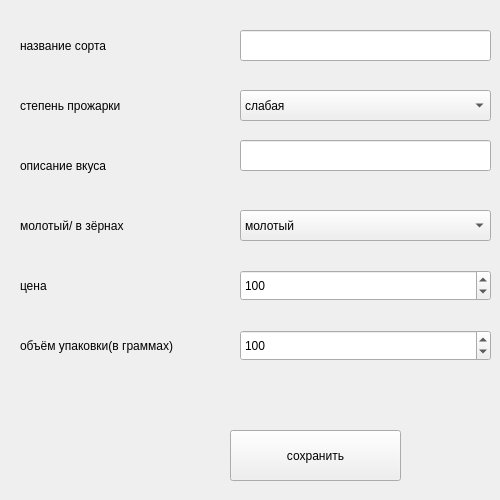
<?xml version="1.0" encoding="UTF-8"?>
<ui version="4.0">
 <class>Form</class>
 <widget class="QWidget" name="Form">
  <property name="geometry">
   <rect>
    <x>0</x>
    <y>0</y>
    <width>500</width>
    <height>500</height>
   </rect>
  </property>
  <property name="windowTitle">
   <string>Form</string>
  </property>
  <widget class="QLineEdit" name="name">
   <property name="geometry">
    <rect>
     <x>240</x>
     <y>30</y>
     <width>251</width>
     <height>31</height>
    </rect>
   </property>
  </widget>
  <widget class="QLabel" name="label_1">
   <property name="geometry">
    <rect>
     <x>20</x>
     <y>30</y>
     <width>181</width>
     <height>31</height>
    </rect>
   </property>
   <property name="text">
    <string>название сорта</string>
   </property>
  </widget>
  <widget class="QLabel" name="label_2">
   <property name="geometry">
    <rect>
     <x>20</x>
     <y>90</y>
     <width>181</width>
     <height>31</height>
    </rect>
   </property>
   <property name="text">
    <string>степень прожарки</string>
   </property>
  </widget>
  <widget class="QLabel" name="label_3">
   <property name="geometry">
    <rect>
     <x>20</x>
     <y>150</y>
     <width>181</width>
     <height>31</height>
    </rect>
   </property>
   <property name="text">
    <string>описание вкуса</string>
   </property>
  </widget>
  <widget class="QLabel" name="label_4">
   <property name="geometry">
    <rect>
     <x>20</x>
     <y>210</y>
     <width>181</width>
     <height>31</height>
    </rect>
   </property>
   <property name="text">
    <string>молотый/ в зёрнах</string>
   </property>
  </widget>
  <widget class="QLabel" name="label_5">
   <property name="geometry">
    <rect>
     <x>20</x>
     <y>270</y>
     <width>181</width>
     <height>31</height>
    </rect>
   </property>
   <property name="text">
    <string>цена</string>
   </property>
  </widget>
  <widget class="QLabel" name="label_6">
   <property name="geometry">
    <rect>
     <x>20</x>
     <y>330</y>
     <width>221</width>
     <height>31</height>
    </rect>
   </property>
   <property name="text">
    <string>объём упаковки(в граммах)</string>
   </property>
  </widget>
  <widget class="QLineEdit" name="text">
   <property name="geometry">
    <rect>
     <x>240</x>
     <y>140</y>
     <width>251</width>
     <height>31</height>
    </rect>
   </property>
  </widget>
  <widget class="QPushButton" name="pushButton">
   <property name="geometry">
    <rect>
     <x>230</x>
     <y>430</y>
     <width>171</width>
     <height>51</height>
    </rect>
   </property>
   <property name="text">
    <string>сохранить</string>
   </property>
  </widget>
  <widget class="QComboBox" name="degree">
   <property name="geometry">
    <rect>
     <x>240</x>
     <y>90</y>
     <width>251</width>
     <height>31</height>
    </rect>
   </property>
   <item>
    <property name="text">
     <string>слабая</string>
    </property>
   </item>
   <item>
    <property name="text">
     <string>средняя</string>
    </property>
   </item>
   <item>
    <property name="text">
     <string>высокая</string>
    </property>
   </item>
  </widget>
  <widget class="QComboBox" name="kind">
   <property name="geometry">
    <rect>
     <x>240</x>
     <y>210</y>
     <width>251</width>
     <height>31</height>
    </rect>
   </property>
   <item>
    <property name="text">
     <string>молотый</string>
    </property>
   </item>
   <item>
    <property name="text">
     <string>в зёрнах</string>
    </property>
   </item>
  </widget>
  <widget class="QSpinBox" name="value">
   <property name="geometry">
    <rect>
     <x>240</x>
     <y>270</y>
     <width>251</width>
     <height>31</height>
    </rect>
   </property>
   <property name="maximum">
    <number>1000000000</number>
   </property>
   <property name="value">
    <number>100</number>
   </property>
  </widget>
  <widget class="QSpinBox" name="volume">
   <property name="geometry">
    <rect>
     <x>240</x>
     <y>330</y>
     <width>251</width>
     <height>31</height>
    </rect>
   </property>
   <property name="maximum">
    <number>1000000000</number>
   </property>
   <property name="value">
    <number>100</number>
   </property>
  </widget>
 </widget>
 <resources/>
 <connections/>
</ui>
